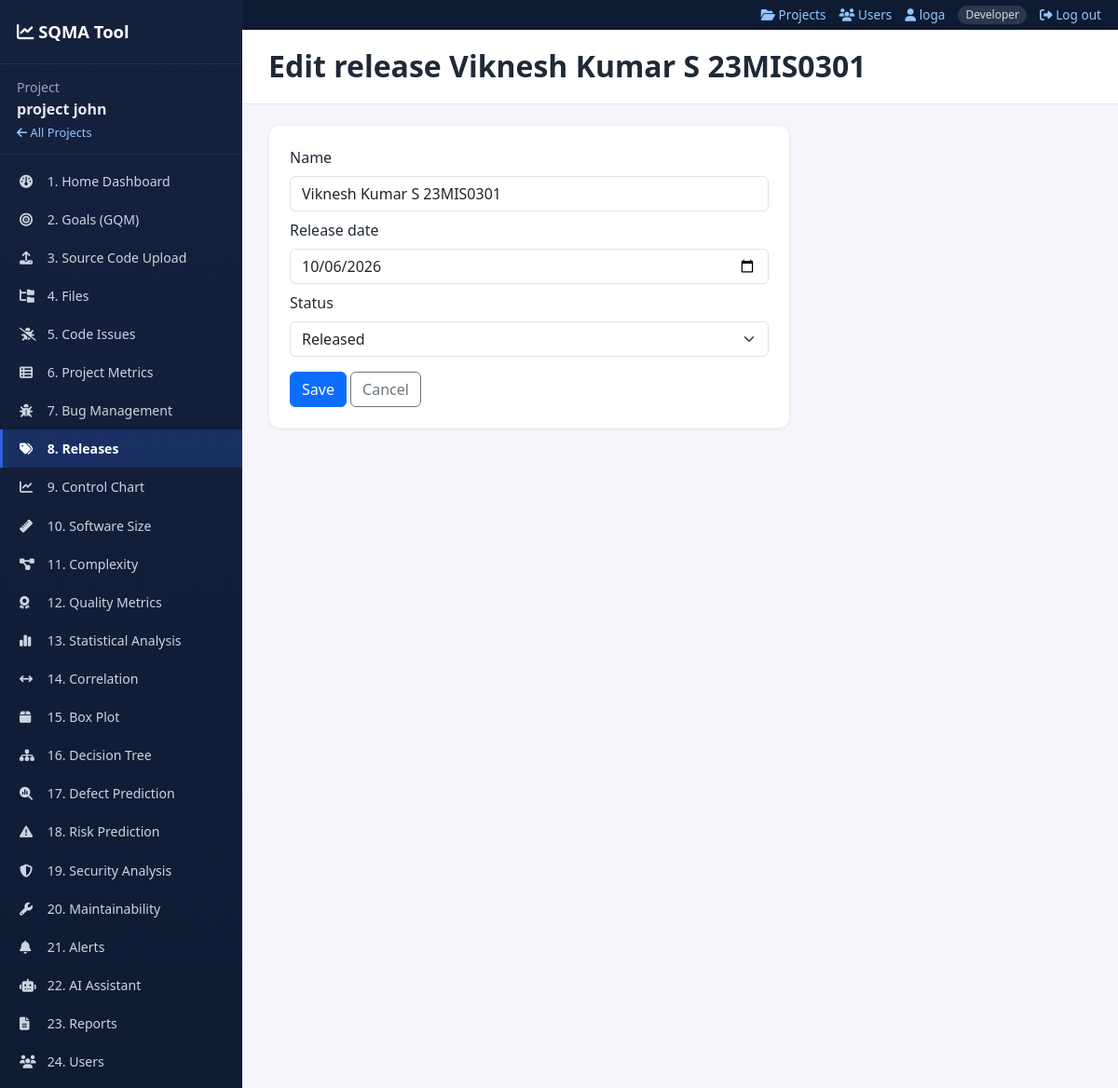
The app's page /project/1/releases/1/edit (signed in) with its own data.
### models.py (models this page shows, shortened)
class Project(db.Model):
    __tablename__ = "project"
    id = db.Column(db.Integer, primary_key=True)
    name = db.Column(db.String(150), nullable=False)
    description = db.Column(db.Text, default="")
    created_at = db.Column(db.DateTime, default=utcnow)
    bugs = db.relationship("Bug", backref="project", cascade="all, delete-orphan")
    chat_messages = db.relationship("ChatMessage", backref="project", cascade="all, delete-orphan")
    releases = db.relationship("Release", backref="project", cascade="all, delete-orphan")
    code_files = db.relationship("CodeFile", backref="project", cascade="all, delete-orphan")
    analysis_runs = db.relationship("AnalysisRun", backref="project", cascade="all, delete-orphan")
    predictions = db.relationship("Prediction", backref="project", cascade="all, delete-orphan")
    alerts = db.relationship("Alert", backref="project", cascade="all, delete-orphan")

class User(db.Model):
    __tablename__ = "user"
    id = db.Column(db.Integer, primary_key=True)
    username = db.Column(db.String(40), unique=True, nullable=False)
    full_name = db.Column(db.String(120), default="")
    email = db.Column(db.String(160), default="")
    password_hash = db.Column(db.String(300), nullable=False)
    role = db.Column(db.String(20), default="Developer")          # Admin / Developer / Tester
    api_token = db.Column(db.String(80), unique=True, nullable=True)
    created_at = db.Column(db.DateTime, default=utcnow)
    @property
    def display_name(self):
        return self.full_name or self.username

class Release(db.Model):
    __tablename__ = "release"
    id = db.Column(db.Integer, primary_key=True)
    project_id = db.Column(db.Integer, db.ForeignKey("project.id"), nullable=False)
    name = db.Column(db.String(60), nullable=False)                # e.g. v1.0
    release_date = db.Column(db.Date, nullable=True)
    status = db.Column(db.String(20), default="Planned")           # Planned / Released
    bugs = db.relationship("Bug", backref="release", foreign_keys="Bug.release_id")

### bugs_views.py (the view, shortened to what this page needs)
@bp.route("/project/<int:project_id>/releases/<int:release_id>/edit", methods=["GET", "POST"])
def release_edit(project_id, release_id):
    project = _project(project_id)
    r = db.get_or_404(Release, release_id)
    if r.project_id != project_id:
        from flask import abort
        abort(404)
    return render_template("release_edit.html", project=project, r=r, statuses=RELEASE_STATUSES, active="releases")

### app.py (called while the page is built, shortened)
@app.context_processor
def file_selector_context():
    if request.endpoint not in SCOPED_ENDPOINTS or not request.view_args:
        return {}

### auth.py (called while the page is built)
def csrf_token():
    tok = session.get("_csrf")
    if not tok:
        tok = secrets.token_urlsafe(32)
        session["_csrf"] = tok
    return tok

### bugs_views.py (called while the page is built)
def _project(project_id):
    return db.get_or_404(Project, project_id)

### templates/release_edit.html (shortened to what this page needs)
{% extends "base.html" %}
{% block content %}
<div class="page-header"><h2>Edit release {{ r.name }}</h2></div>
<div class="page-body"><div class="panel" style="max-width:560px">
  <form method="POST"><input type="hidden" name="csrf_token" value="{{ csrf_token() }}">
    <div class="mb-2"><label class="form-label">Name</label><input name="name" class="form-control" required maxlength="60" value="{{ r.name }}"></div>
    <div class="mb-2"><label class="form-label">Release date</label><input type="date" name="release_date" class="form-control" value="{{ r.release_date.isoformat() if r.release_date else '' }}"></div>
    <div class="mb-3"><label class="form-label">Status</label><select name="status" class="form-select">{% for s in statuses %}<option {{ 'selected' if s==r.status }}>{{ s }}</option>{% endfor %}</select></div>
    <button class="btn btn-primary">Save</button> <a class="btn btn-outline-secondary" href="{{ url_for('bugs.releases', project_id=project.id) }}">Cancel</a>
  </form></div></div>
{% endblock %}

### templates/base.html (shortened to what this page needs)
<!DOCTYPE html>
<html lang="en">
<head>
<link href="{{ url_for('static', filename='vendor/bootstrap/css/bootstrap.min.css') }}" rel="stylesheet">
<link href="{{ url_for('static', filename='vendor/fontawesome/css/all.min.css') }}" rel="stylesheet">
<link href="{{ url_for('static', filename='css/style.css') }}" rel="stylesheet">
</head>
<body>
<div class="d-flex">
  {% if project %}
  <nav class="sidebar d-print-none">
    <div class="sidebar-brand">
      <i class="fa-solid fa-chart-line"></i> SQMA Tool
    </div>
    <div class="sidebar-project">
      <small>Project</small>
      <div class="fw-bold text-truncate">{{ project.name }}</div>
      <a href="{{ url_for('index') }}" class="small-link"><i class="fa-solid fa-arrow-left"></i> All Projects</a>
    </div>
    <ul class="nav flex-column sidebar-nav">
      <li><a href="{{ url_for('dashboard', project_id=project.id) }}" class="{{ 'active' if active=='dashboard' }}"><i class="fa-solid fa-gauge"></i> 1. Home Dashboard</a></li>
      <li><a href="{{ url_for('goals_page', project_id=project.id) }}" class="{{ 'active' if active=='goals' }}"><i class="fa-solid fa-bullseye"></i> 2. Goals (GQM)</a></li>
      <li><a href="{{ url_for('upload_source', project_id=project.id) }}" class="{{ 'active' if active=='upload' }}"><i class="fa-solid fa-upload"></i> 3. Source Code Upload</a></li>
      <li><a href="{{ url_for('files.files_page', project_id=project.id) }}" class="{{ 'active' if active=='files' }}"><i class="fa-solid fa-folder-tree"></i> 4. Files</a></li>
      <li><a href="{{ url_for('files.issues_page', project_id=project.id) }}" class="{{ 'active' if active=='issues' }}"><i class="fa-solid fa-bug-slash"></i> 5. Code Issues</a></li>
      <li><a href="{{ url_for('files.project_metrics_page', project_id=project.id) }}" class="{{ 'active' if active=='project_metrics' }}"><i class="fa-solid fa-table-list"></i> 6. Project Metrics</a></li>
      <li><a href="{{ url_for('bugs.bug_list', project_id=project.id) }}" class="{{ 'active' if active=='bugs' }}"><i class="fa-solid fa-bug"></i> 7. Bug Management</a></li>
      <li><a href="{{ url_for('bugs.releases', project_id=project.id) }}" class="{{ 'active' if active=='releases' }}"><i class="fa-solid fa-tags"></i> 8. Releases</a></li>
      <li><a href="{{ url_for('control_chart_page', project_id=project.id) }}" class="{{ 'active' if active=='control_chart' }}"><i class="fa-solid fa-chart-line"></i> 9. Control Chart</a></li>
      <li><a href="{{ url_for('size_page', project_id=project.id) }}" class="{{ 'active' if active=='size' }}"><i class="fa-solid fa-ruler"></i> 10. Software Size</a></li>
      <li><a href="{{ url_for('complexity_page', project_id=project.id) }}" class="{{ 'active' if active=='complexity' }}"><i class="fa-solid fa-diagram-project"></i> 11. Complexity</a></li>
      <li><a href="{{ url_for('quality_page', project_id=project.id) }}" class="{{ 'active' if active=='quality' }}"><i class="fa-solid fa-award"></i> 12. Quality Metrics</a></li>
      <li><a href="{{ url_for('statistics_page', project_id=project.id) }}" class="{{ 'active' if active=='statistics' }}"><i class="fa-solid fa-chart-simple"></i> 13. Statistical Analysis</a></li>
      <li><a href="{{ url_for('correlation_page', project_id=project.id) }}" class="{{ 'active' if active=='correlation' }}"><i class="fa-solid fa-arrows-left-right"></i> 14. Correlation</a></li>
      <li><a href="{{ url_for('boxplot_page', project_id=project.id) }}" class="{{ 'active' if active=='boxplot' }}"><i class="fa-solid fa-box"></i> 15. Box Plot</a></li>
      <li><a href="{{ url_for('decision_tree_page', project_id=project.id) }}" class="{{ 'active' if active=='decision_tree' }}"><i class="fa-solid fa-sitemap"></i> 16. Decision Tree</a></li>
      <li><a href="{{ url_for('defect_prediction_page', project_id=project.id) }}" class="{{ 'active' if active=='defect_prediction' }}"><i class="fa-solid fa-magnifying-glass-chart"></i> 17. Defect Prediction</a></li>
      <li><a href="{{ url_for('risk_prediction_page', project_id=project.id) }}" class="{{ 'active' if active=='risk_prediction' }}"><i class="fa-solid fa-triangle-exclamation"></i> 18. Risk Prediction</a></li>
      <li><a href="{{ url_for('security_page', project_id=project.id) }}" class="{{ 'active' if active=='security' }}"><i class="fa-solid fa-shield-halved"></i> 19. Security Analysis</a></li>
      <li><a href="{{ url_for('maintainability_page', project_id=project.id) }}" class="{{ 'active' if active=='maintainability' }}"><i class="fa-solid fa-wrench"></i> 20. Maintainability</a></li>
      <li><a href="{{ url_for('alerts_page', project_id=project.id) }}" class="{{ 'active' if active=='alerts' }}"><i class="fa-solid fa-bell"></i> 21. Alerts</a></li>
      <li><a href="{{ url_for('ai.chat_page', project_id=project.id) }}" class="{{ 'active' if active=='ai' }}"><i class="fa-solid fa-robot"></i> 22. AI Assistant</a></li>
      <li><a href="{{ url_for('report_page', project_id=project.id) }}" class="{{ 'active' if active=='report' }}"><i class="fa-solid fa-file-lines"></i> 23. Reports</a></li>
      <li><a href="{{ url_for('auth.users', project=project.id) }}" class="{{ 'active' if active=='users' }}"><i class="fa-solid fa-users"></i> 24. Users</a></li>
    </ul>
  </nav>
  {% endif %}
  <div class="layout-col">
  {% if current_user %}
  <div class="topbar d-print-none">
    <a href="{{ url_for('index') }}"><i class="fa-solid fa-folder-open"></i> Projects</a>
    <a href="{{ url_for('auth.users') }}"><i class="fa-solid fa-users"></i> Users</a>
    <a href="{{ url_for('auth.profile') }}"><i class="fa-solid fa-user"></i> {{ current_user.display_name }}</a>
    <span class="role-pill">{{ current_user.role }}</span>
    <form method="POST" action="{{ url_for('auth.logout') }}" class="d-inline"><input type="hidden" name="csrf_token" value="{{ csrf_token() }}"><button class="link-btn"><i class="fa-solid fa-right-from-bracket"></i> Log out</button></form>
  </div>
  {% endif %}
  <main class="main-content {% if not project %}full-width{% endif %}">
    {% block content %}{% endblock %}
  </main>
  </div>
</div>
</body>
</html>

### static/css/style.css (style rules this page uses)
:root { --primary: #2f5fdb; --primary-dark: #1f3f9e; --bg: #f4f6fb; --card-bg: #ffffff; --text-muted: #6b7280; --success: #16a34a; --warning: #d97706; --danger: #dc2626; }
body { background: var(--bg); font-family: 'Segoe UI', system-ui, -apple-system, sans-serif; color: #1f2937; }
.sidebar { width: 260px; min-height: 100vh; background: linear-gradient(180deg, #16213e 0%, #0f1b33 100%); color: #e5e7eb; position: sticky; top: 0; overflow-y: auto; }
.sidebar-brand { font-size: 1.15rem; font-weight: 700; padding: 20px 18px; color: #fff; border-bottom: 1px solid rgba(255,255,255,0.08); }
.sidebar-project { padding: 12px 18px; border-bottom: 1px solid rgba(255,255,255,0.08); }
.sidebar-project small { color: #9ca3af; }
.small-link { color: #93c5fd; font-size: 0.8rem; text-decoration: none; }
.sidebar-nav { padding: 8px 0; }
.sidebar-nav li a { display: block; padding: 10px 18px; color: #cbd5e1; text-decoration: none; font-size: 0.88rem; border-left: 3px solid transparent; transition: all 0.15s ease; }
.sidebar-nav li a.active { background: rgba(47,95,219,0.25); border-left: 3px solid var(--primary); color: #fff; font-weight: 600; }
.sidebar-nav i { width: 20px; margin-right: 6px; }
.main-content { flex: 1; min-width: 0; padding: 0; }
.page-header { background: #fff; padding: 20px 28px; border-bottom: 1px solid #e5e7eb; margin-bottom: 22px; }
.page-header h2 { margin: 0; font-weight: 700; }
.page-body { padding: 0 28px 40px; }
.panel { background: var(--card-bg); border-radius: 12px; padding: 22px; box-shadow: 0 1px 3px rgba(0,0,0,0.06); border: 1px solid #eef0f4; margin-bottom: 22px; }
.topbar { background: #0f1b33; color: #cbd5e1; font-size: 0.85rem; padding: 6px 18px; display: flex; gap: 14px; align-items: center; justify-content: flex-end; flex-wrap: wrap; }
.topbar a { color: #93c5fd; text-decoration: none; }
.topbar .role-pill { background: rgba(255,255,255,.12); padding: 1px 8px; border-radius: 10px; font-size: .75rem; }
.topbar button.link-btn { background: none; border: 0; color: #93c5fd; padding: 0; font-size: .85rem; }
.layout-col { flex: 1; min-width: 0; display: flex; flex-direction: column; }

### records on screen
Project: name "project john"
User: display_name "loga", role "Developer"
Release: name "Viknesh Kumar S 23MIS0301", release_date "10/06/2026"

### other values on screen
form field status "Released"
